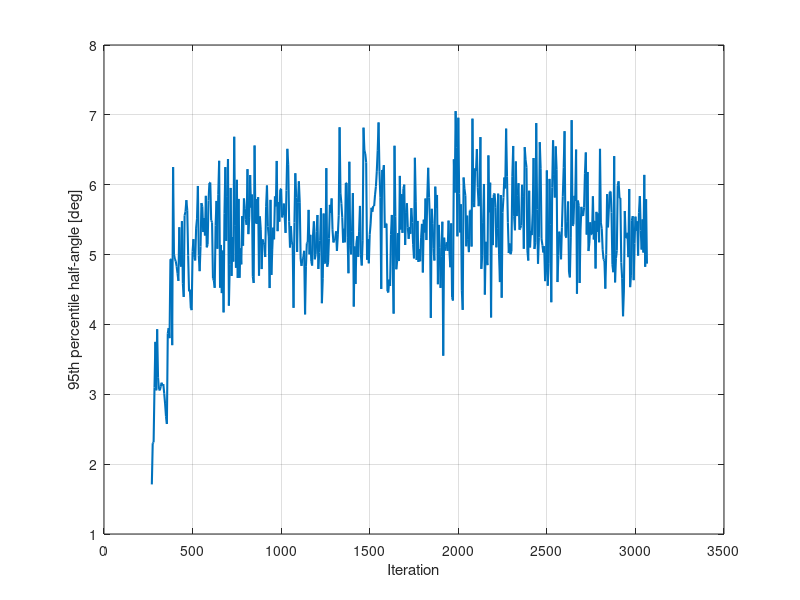

Reproduce this figure in MATLAB. (Note: this script raises an error after producing the figure.)
S = load('divergence_data.mat');
figure(1);
plot(S.iter_history_out, S.div_history_deg, 'LineWidth', 1.5);
grid on;
xlabel('Iteration');
ylabel('95th percentile half-angle [deg]');


S2 = load('exit_energy_data.mat');
A = S2.axialEnergySnapshotsOut{end};

figure;
yyaxis left
plot(A.binCentersXmm, A.meanEnergyeV, 'b-', 'LineWidth', 2);
ylabel('Mean primary ion energy [eV]');

yyaxis right
plot(A.binCentersXmm, A.meanEmagVpm, 'r--', 'LineWidth', 2);
ylabel('|E| [V/m]');

xlabel('Axial position x [mm]');
title('Primary ion axial acceleration diagnostic');
grid on;
